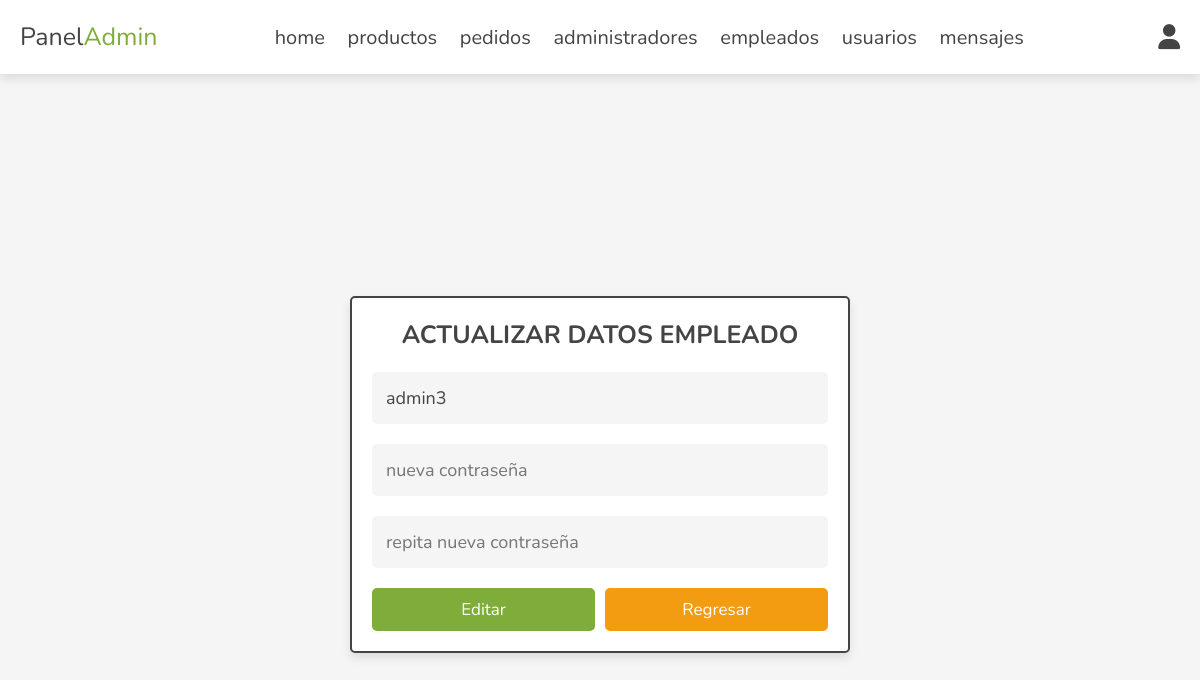
The app's page /admin/actualizar_administradores.php?actualizar=3 (signed in), older data.
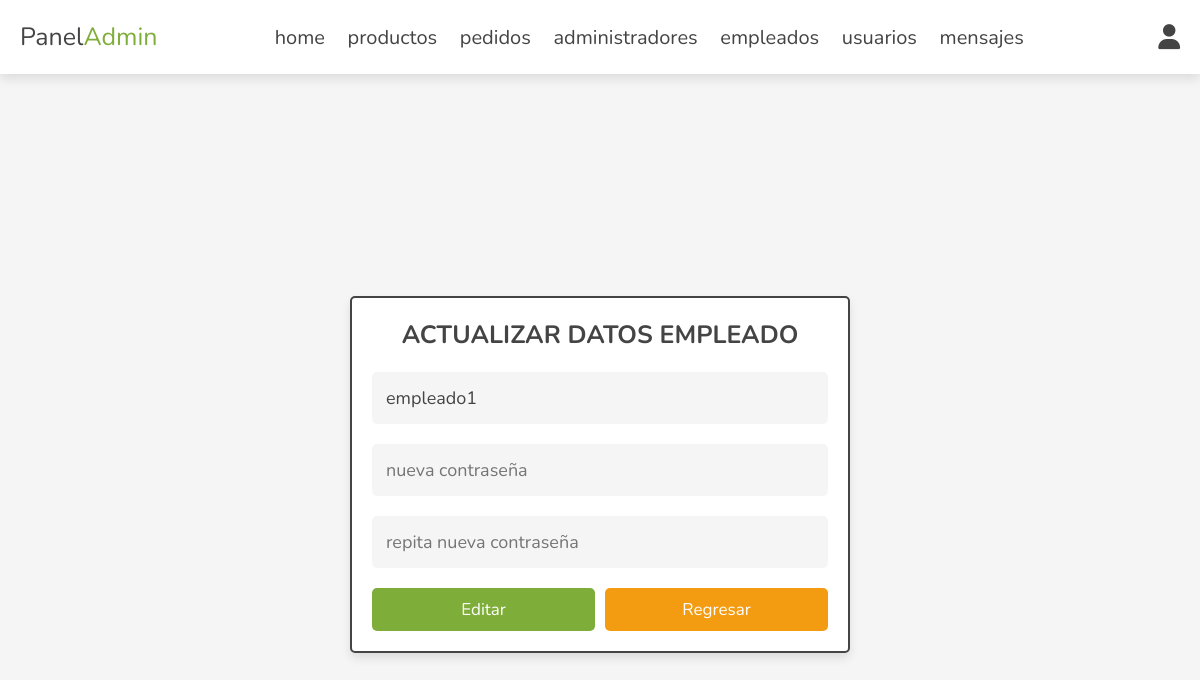
The same page, newer data.
### tables this page shows
CREATE TABLE `administradores` (
  `id` int(100) NOT NULL,
  `nombre` varchar(50) NOT NULL,
  `clave` varchar(50) NOT NULL,
  `rol` varchar(20) NOT NULL,
  `estatus` tinyint(1) NOT NULL DEFAULT 1
);

### admin/actualizar_administradores.php (the view, shortened to what this page needs)
<?php
include '../config/conectar_bd.php';
?>
<!DOCTYPE html>
<html lang="es">
<head>
   <link rel="stylesheet" href="https://cdnjs.cloudflare.com/ajax/libs/font-awesome/6.1.1/css/all.min.css">
   <link rel="stylesheet" href="../css/admin_style.css">
</head>
<body>
<?php include '../views/admin/admin_header.php'; ?>
<section class="form-container">
    <?php
      $id = $_GET['actualizar'];
      $selecc_perfil = $conex->prepare("SELECT * FROM administradores WHERE id = ?");
      $selecc_perfil->execute([$id]);
      if($selecc_perfil->rowCount() > 0){
         while($fetch_perfil = $selecc_perfil->fetch(PDO::FETCH_ASSOC)){
            if($fetch_perfil["rol"]=='editor'){
   ?>
   <form action="" method="post" >
   <h3>Actualizar datos empleado</h3>
      <input type="text" name="nombre" required placeholder="nombre usuario" maxlength="20"  class="box" value="<?= $fetch_perfil["nombre"]; ?>">
      <input type="password" name="pass_nuevo" placeholder="nueva contraseña" maxlength="20"  class="box" oninput="this.value = this.value.replace(/\s/g, '')">
      <input type="password" name="cpass_nuevo" placeholder="repita nueva contraseña" maxlength="20"  class="box" oninput="this.value = this.value.replace(/\s/g, '')">
      <div class="flex-btn">
         <input type="submit" name="editar" class="btn" value="editar">
         <a href="cuentas_empleados.php" class="option-btn">regresar</a>
      </div>
   </form>
    <?php }
         }
      }else{
         echo '<p class="empty">No se ha encontrado ningún usuario</p>';
      }
   ?>
</section>
</body>
</html>

Row changes from the older to the newer data that the page shows:
changed administradores: nombre "admin3" → "empleado1"
